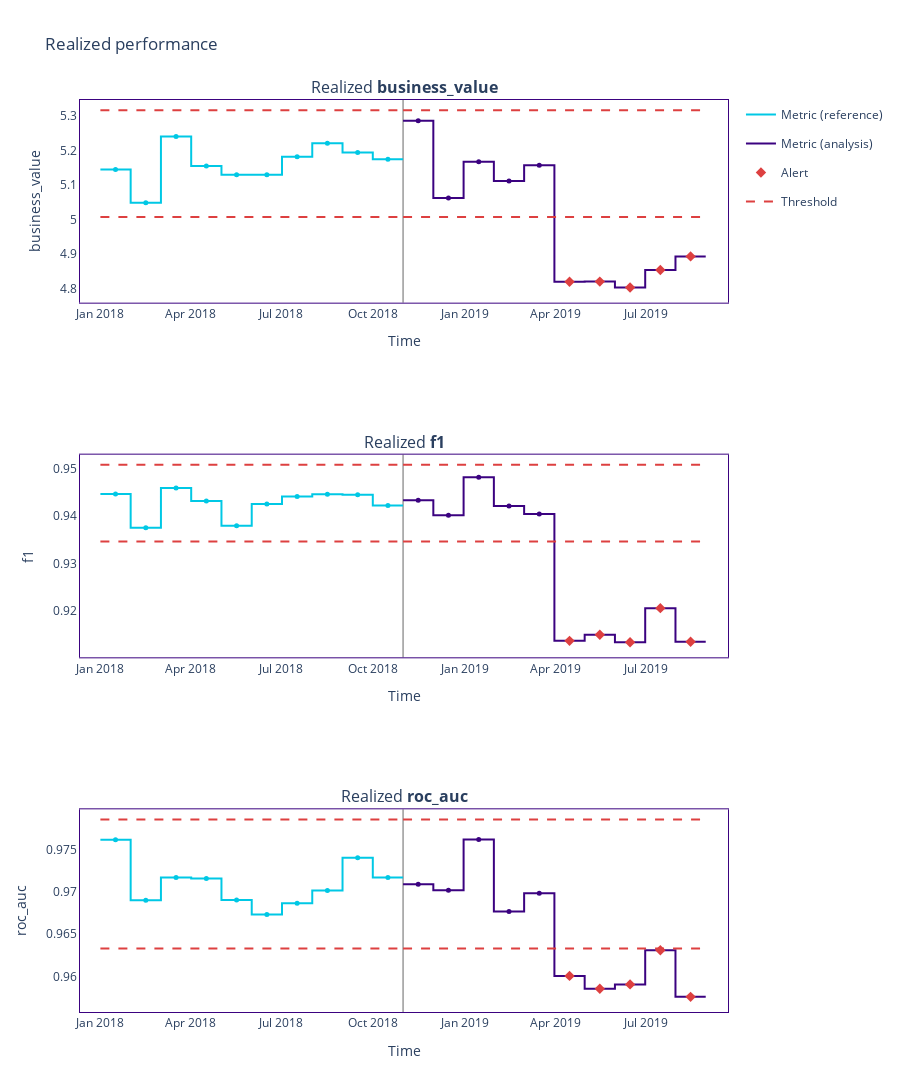

Write notebook code for a chart like this one.
### Code cell
figure = results.plot()
figure.show()

### Figure 1 — Plotly figure (JSON) as saved in the notebook; plotly's stock layout.template omitted (floating-point values rounded to 4 significant figures)
{"data": [{"hoverinfo": "skip", "legendgroup": "metric_reference", "line": {"color": "#00c8e5", "shape": "hv", "width": 2}, "mode": "lines", "name": "Metric (reference)", "showlegend": true, "type": "scatter", "x": ["2018-01-01T00:00:00", "2018-01-31T06:36:00", "2018-03-02T13:12:00", "2018-04-01T19:48:00", "2018-05-02T02:24:00", "2018-06-01T09:00:00", "2018-07-01T15:36:00", "2018-07-31T22:12:00", "2018-08-31T04:48:00", "2018-09-30T11:24:00", "2018-10-30T17:51:16.848000"], "xaxis": "x", "y": [5.145, 5.048, 5.241, 5.155, 5.13, 5.13, 5.182, 5.222, 5.195, 5.175, 5.175], "yaxis": "y"}, {"customdata": [["Realized <b>business_value</b>", "<b style=\"color:#00c8e5;line-height:60px\">Reference</b>", "", "[0:4999]", "From <b>Jan-01-2018</b> to <b>Jan-31-2018</b>", 5.145, 0.2145], ["Realized <b>business_value</b>", "<b style=\"color:#00c8e5;line-height:60px\">Reference</b>", "", "[5000:9999]", "From <b>Jan-31-2018</b> to <b>Mar-02-2018</b>", 5.048, 0.2145], ["Realized <b>business_value</b>", "<b style=\"color:#00c8e5;line-height:60px\">Reference</b>", "", "[10000:14999]", "From <b>Mar-02-2018</b> to <b>Apr-01-2018</b>", 5.241, 0.2145], ["Realized <b>business_value</b>", "<b style=\"color:#00c8e5;line-height:60px\">Reference</b>", "", "[15000:19999]", "From <b>Apr-01-2018</b> to <b>May-02-2018</b>", 5.155, 0.2145], ["Realized <b>business_value</b>", "<b style=\"color:#00c8e5;line-height:60px\">Reference</b>", "", "[20000:24999]", "From <b>May-02-2018</b> to <b>Jun-01-2018</b>", 5.13, 0.2145], ["Realized <b>business_value</b>", "<b style=\"color:#00c8e5;line-height:60px\">Reference</b>", "", "[25000:29999]", "From <b>Jun-01-2018</b> to <b>Jul-01-2018</b>", 5.13, 0.2145], ["Realized <b>business_value</b>", "<b style=\"color:#00c8e5;line-height:60px\">Reference</b>", "", "[30000:34999]", "From <b>Jul-01-2018</b> to <b>Jul-31-2018</b>", 5.182, 0.2145], ["Realized <b>business_value</b>", "<b style=\"color:#00c8e5;line-height:60px\">Reference</b>", "", "[35000:39999]", "From <b>Jul-31-2018</b> to <b>Aug-31-2018</b>", 5.222, 0.2145], ["Realized <b>business_value</b>", "<b style=\"color:#00c8e5;line-height:60px\">Reference</b>", "", "[40000:44999]", "From <b>Aug-31-2018</b> to <b>Sep-30-2018</b>", 5.195, 0.2145], ["Realized <b>business_value</b>", "<b style=\"color:#00c8e5;line-height:60px\">Reference</b>", "", "[45000:49999]", "From <b>Sep-30-2018</b> to <b>Oct-30-2018</b>", 5.175, 0.2145]], "hovertemplate": "%{customdata[1]} &nbsp; &nbsp; %{customdata[2]} <br />Chunk: <b>%{customdata[3]}</b> &nbsp; &nbsp; %{customdata[4]} <br />%{customdata[0]}: <b>%{customdata[5]}</b><br />Confidence band: +/- <b>%{customdata[6]}</b><br /><extra></extra>", "legendgroup": "metric_reference", "marker": {"color": "#00c8e5", "size": 5, "symbol": "circle"}, "mode": "markers", "name": "Metric (reference)", "showlegend": false, "type": "scatter", "x": ["2018-01-16T03:18:00", "2018-02-15T09:54:00", "2018-03-17T16:30:00", "2018-04-16T23:06:00", "2018-05-17T05:42:00", "2018-06-16T12:18:00", "2018-07-16T18:54:00", "2018-08-16T01:30:00", "2018-09-15T08:06:00", "2018-10-15T14:37:38.424000"], "xaxis": "x", "y": [5.145, 5.048, 5.241, 5.155, 5.13, 5.13, 5.182, 5.222, 5.195, 5.175, 5.175], "yaxis": "y"}, {"hoverinfo": "skip", "legendgroup": "metric_analysis", "line": {"color": "#3b0280", "shape": "hv", "width": 2}, "mode": "lines", "name": "Metric (analysis)", "showlegend": true, "type": "scatter", "x": ["2018-10-30T18:00:00", "2018-11-30T00:36:00", "2018-12-30T07:12:00", "2019-01-29T13:48:00", "2019-02-28T20:24:00", "2019-03-31T03:00:00", "2019-04-30T09:36:00", "2019-05-30T16:12:00", "2019-06-29T22:48:00", "2019-07-30T05:24:00", "2019-08-29T11:51:16.848000"], "xaxis": "x", "y": [5.287, 5.062, 5.168, 5.112, 5.157, 4.819, 4.82, 4.802, 4.853, 4.893, 4.893], "yaxis": "y"}, {"customdata": [["Realized <b>business_value</b>", "<b style=\"color:#3b0280;line-height:60px\">Analysis</b>", "", "[0:4999]", "From <b>Oct-30-2018</b> to <b>Nov-30-2018</b>", 5.287, 0.2145], ["Realized <b>business_value</b>", "<b style=\"color:#3b0280;line-height:60px\">Analysis</b>", "", "[5000:9999]", "From <b>Nov-30-2018</b> to <b>Dec-30-2018</b>", 5.062, 0.2145], ["Realized <b>business_value</b>", "<b style=\"color:#3b0280;line-height:60px\">Analysis</b>", "", "[10000:14999]", "From <b>Dec-30-2018</b> to <b>Jan-29-2019</b>", 5.168, 0.2145], ["Realized <b>business_value</b>", "<b style=\"color:#3b0280;line-height:60px\">Analysis</b>", "", "[15000:19999]", "From <b>Jan-29-2019</b> to <b>Feb-28-2019</b>", 5.112, 0.2145], ["Realized <b>business_value</b>", "<b style=\"color:#3b0280;line-height:60px\">Analysis</b>", "", "[20000:24999]", "From <b>Feb-28-2019</b> to <b>Mar-31-2019</b>", 5.157, 0.2145], ["Realized <b>business_value</b>", "<b style=\"color:#3b0280;line-height:60px\">Analysis</b>", "<span style=\"color:#AD0000\">⚠ <b>Drift detected</b></span>", "[25000:29999]", "From <b>Mar-31-2019</b> to <b>Apr-30-2019</b>", 4.819, 0.2145], ["Realized <b>business_value</b>", "<b style=\"color:#3b0280;line-height:60px\">Analysis</b>", "<span style=\"color:#AD0000\">⚠ <b>Drift detected</b></span>", "[30000:34999]", "From <b>Apr-30-2019</b> to <b>May-30-2019</b>", 4.82, 0.2145], ["Realized <b>business_value</b>", "<b style=\"color:#3b0280;line-height:60px\">Analysis</b>", "<span style=\"color:#AD0000\">⚠ <b>Drift detected</b></span>", "[35000:39999]", "From <b>May-30-2019</b> to <b>Jun-29-2019</b>", 4.802, 0.2145], ["Realized <b>business_value</b>", "<b style=\"color:#3b0280;line-height:60px\">Analysis</b>", "<span style=\"color:#AD0000\">⚠ <b>Drift detected</b></span>", "[40000:44999]", "From <b>Jun-29-2019</b> to <b>Jul-30-2019</b>", 4.853, 0.2145], ["Realized <b>business_value</b>", "<b style=\"color:#3b0280;line-height:60px\">Analysis</b>", "<span style=\"color:#AD0000\">⚠ <b>Drift detected</b></span>", "[45000:49999]", "From <b>Jul-30-2019</b> to <b>Aug-29-2019</b>", 4.893, 0.2145]], "hovertemplate": "%{customdata[1]} &nbsp; &nbsp; %{customdata[2]} <br />Chunk: <b>%{customdata[3]}</b> &nbsp; &nbsp; %{customdata[4]} <br />%{customdata[0]}: <b>%{customdata[5]}</b><br />Confidence band: +/- <b>%{customdata[6]}</b><br /><extra></extra>", "legendgroup": "metric_analysis", "marker": {"color": "#3b0280", "size": 5, "symbol": "circle"}, "mode": "markers", "name": "Metric (analysis)", "showlegend": false, "type": "scatter", "x": ["2018-11-14T21:18:00", "2018-12-15T03:54:00", "2019-01-14T10:30:00", "2019-02-13T17:06:00", "2019-03-15T23:42:00", "2019-04-15T06:18:00", "2019-05-15T12:54:00", "2019-06-14T19:30:00", "2019-07-15T02:06:00", "2019-08-14T08:37:38.424000"], "xaxis": "x", "y": [5.287, 5.062, 5.168, 5.112, 5.157, 4.819, 4.82, 4.802, 4.853, 4.893, 4.893], "yaxis": "y"}, {"hoverinfo": "skip", "legendgroup": "alert", "marker": {"color": "#DD4040", "size": 8, "symbol": "diamond"}, "mode": "markers", "name": "Alert", "showlegend": true, "type": "scatter", "x": ["2019-04-15T06:18:00", "2019-05-15T12:54:00", "2019-06-14T19:30:00", "2019-07-15T02:06:00", "2019-08-14T08:37:38.424000"], "xaxis": "x", "y": [4.819, 4.82, 4.802, 4.853, 4.893], "yaxis": "y"}, {"hoverinfo": "skip", "legendgroup": "thresh", "line": {"color": "#DD4040", "dash": "dash", "width": 2}, "mode": "lines", "name": "Threshold", "showlegend": true, "type": "scatter", "x": ["2018-01-01T00:00:00", "2018-01-31T06:36:00", "2018-03-02T13:12:00", "2018-04-01T19:48:00", "2018-05-02T02:24:00", "2018-06-01T09:00:00", "2018-07-01T15:36:00", "2018-07-31T22:12:00", "2018-08-31T04:48:00", "2018-09-30T11:24:00", "2018-10-30T17:51:16.848000"], "xaxis": "x", "y": [5.318, 5.318, 5.318, 5.318, 5.318, 5.318, 5.318, 5.318, 5.318, 5.318, 5.318], "yaxis": "y"}, {"hoverinfo": "skip", "legendgroup": "thresh", "line": {"color": "#DD4040", "dash": "dash", "width": 2}, "mode": "lines", "name": "Threshold", "showlegend": false, "type": "scatter", "x": ["2018-01-01T00:00:00", "2018-01-31T06:36:00", "2018-03-02T13:12:00", "2018-04-01T19:48:00", "2018-05-02T02:24:00", "2018-06-01T09:00:00", "2018-07-01T15:36:00", "2018-07-31T22:12:00", "2018-08-31T04:48:00", "2018-09-30T11:24:00", "2018-10-30T17:51:16.848000"], "xaxis": "x", "y": [5.007, 5.007, 5.007, 5.007, 5.007, 5.007, 5.007, 5.007, 5.007, 5.007, 5.007], "yaxis": "y"}, {"hoverinfo": "skip", "legendgroup": "thresh", "line": {"color": "#DD4040", "dash": "dash", "width": 2}, "mode": "lines", "name": "Threshold", "showlegend": false, "type": "scatter", "x": ["2018-10-30T18:00:00", "2018-11-30T00:36:00", "2018-12-30T07:12:00", "2019-01-29T13:48:00", "2019-02-28T20:24:00", "2019-03-31T03:00:00", "2019-04-30T09:36:00", "2019-05-30T16:12:00", "2019-06-29T22:48:00", "2019-07-30T05:24:00", "2019-08-29T11:51:16.848000"], "xaxis": "x", "y": [5.318, 5.318, 5.318, 5.318, 5.318, 5.318, 5.318, 5.318, 5.318, 5.318, 5.318], "yaxis": "y"}, {"hoverinfo": "skip", "legendgroup": "thresh", "line": {"color": "#DD4040", "dash": "dash", "width": 2}, "mode": "lines", "name": "Threshold", "showlegend": false, "type": "scatter", "x": ["2018-10-30T18:00:00", "2018-11-30T00:36:00", "2018-12-30T07:12:00", "2019-01-29T13:48:00", "2019-02-28T20:24:00", "2019-03-31T03:00:00", "2019-04-30T09:36:00", "2019-05-30T16:12:00", "2019-06-29T22:48:00", "2019-07-30T05:24:00", "2019-08-29T11:51:16.848000"], "xaxis": "x", "y": [5.007, 5.007, 5.007, 5.007, 5.007, 5.007, 5.007, 5.007, 5.007, 5.007, 5.007], "yaxis": "y"}, {"hoverinfo": "skip", "legendgroup": "metric_reference", "line": {"color": "#00c8e5", "shape": "hv", "width": 2}, "mode": "lines", "name": "Metric (reference)", "showlegend": false, "type": "scatter", "x": ["2018-01-01T00:00:00", "2018-01-31T06:36:00", "2018-03-02T13:12:00", "2018-04-01T19:48:00", "2018-05-02T02:24:00", "2018-06-01T09:00:00", "2018-07-01T15:36:00", "2018-07-31T22:12:00", "2018-08-31T04:48:00", "2018-09-30T11:24:00", "2018-10-30T17:51:16.848000"], "xaxis": "x2", "y": [0.9447, 0.9376, 0.946, 0.9432, 0.938, 0.9426, 0.9441, 0.9446, 0.9445, 0.9422, 0.9422], "yaxis": "y2"}, {"customdata": [["Realized <b>f1</b>", "<b style=\"color:#00c8e5;line-height:60px\">Reference</b>", "", "[0:4999]", "From <b>Jan-01-2018</b> to <b>Jan-31-2018</b>", 0.9447, 0.0193], ["Realized <b>f1</b>", "<b style=\"color:#00c8e5;line-height:60px\">Reference</b>", "", "[5000:9999]", "From <b>Jan-31-2018</b> to <b>Mar-02-2018</b>", 0.9376, 0.0193], ["Realized <b>f1</b>", "<b style=\"color:#00c8e5;line-height:60px\">Reference</b>", "", "[10000:14999]", "From <b>Mar-02-2018</b> to <b>Apr-01-2018</b>", 0.946, 0.0193], ["Realized <b>f1</b>", "<b style=\"color:#00c8e5;line-height:60px\">Reference</b>", "", "[15000:19999]", "From <b>Apr-01-2018</b> to <b>May-02-2018</b>", 0.9432, 0.0193], ["Realized <b>f1</b>", "<b style=\"color:#00c8e5;line-height:60px\">Reference</b>", "", "[20000:24999]", "From <b>May-02-2018</b> to <b>Jun-01-2018</b>", 0.938, 0.0193], ["Realized <b>f1</b>", "<b style=\"color:#00c8e5;line-height:60px\">Reference</b>", "", "[25000:29999]", "From <b>Jun-01-2018</b> to <b>Jul-01-2018</b>", 0.9426, 0.0193], ["Realized <b>f1</b>", "<b style=\"color:#00c8e5;line-height:60px\">Reference</b>", "", "[30000:34999]", "From <b>Jul-01-2018</b> to <b>Jul-31-2018</b>", 0.9441, 0.0193], ["Realized <b>f1</b>", "<b style=\"color:#00c8e5;line-height:60px\">Reference</b>", "", "[35000:39999]", "From <b>Jul-31-2018</b> to <b>Aug-31-2018</b>", 0.9446, 0.0193], ["Realized <b>f1</b>", "<b style=\"color:#00c8e5;line-height:60px\">Reference</b>", "", "[40000:44999]", "From <b>Aug-31-2018</b> to <b>Sep-30-2018</b>", 0.9445, 0.0193], ["Realized <b>f1</b>", "<b style=\"color:#00c8e5;line-height:60px\">Reference</b>", "", "[45000:49999]", "From <b>Sep-30-2018</b> to <b>Oct-30-2018</b>", 0.9422, 0.0193]], "hovertemplate": "%{customdata[1]} &nbsp; &nbsp; %{customdata[2]} <br />Chunk: <b>%{customdata[3]}</b> &nbsp; &nbsp; %{customdata[4]} <br />%{customdata[0]}: <b>%{customdata[5]}</b><br />Confidence band: +/- <b>%{customdata[6]}</b><br /><extra></extra>", "legendgroup": "metric_reference", "marker": {"color": "#00c8e5", "size": 5, "symbol": "circle"}, "mode": "markers", "name": "Metric (reference)", "showlegend": false, "type": "scatter", "x": ["2018-01-16T03:18:00", "2018-02-15T09:54:00", "2018-03-17T16:30:00", "2018-04-16T23:06:00", "2018-05-17T05:42:00", "2018-06-16T12:18:00", "2018-07-16T18:54:00", "2018-08-16T01:30:00", "2018-09-15T08:06:00", "2018-10-15T14:37:38.424000"], "xaxis": "x2", "y": [0.9447, 0.9376, 0.946, 0.9432, 0.938, 0.9426, 0.9441, 0.9446, 0.9445, 0.9422, 0.9422], "yaxis": "y2"}, {"hoverinfo": "skip", "legendgroup": "metric_analysis", "line": {"color": "#3b0280", "shape": "hv", "width": 2}, "mode": "lines", "name": "Metric (analysis)", "showlegend": false, "type": "scatter", "x": ["2018-10-30T18:00:00", "2018-11-30T00:36:00", "2018-12-30T07:12:00", "2019-01-29T13:48:00", "2019-02-28T20:24:00", "2019-03-31T03:00:00", "2019-04-30T09:36:00", "2019-05-30T16:12:00", "2019-06-29T22:48:00", "2019-07-30T05:24:00", "2019-08-29T11:51:16.848000"], "xaxis": "x2", "y": [0.9433, 0.9402, 0.9482, 0.9421, 0.9405, 0.9137, 0.915, 0.9134, 0.9206, 0.9135, 0.9135], "yaxis": "y2"}, {"customdata": [["Realized <b>f1</b>", "<b style=\"color:#3b0280;line-height:60px\">Analysis</b>", "", "[0:4999]", "From <b>Oct-30-2018</b> to <b>Nov-30-2018</b>", 0.9433, 0.0193], ["Realized <b>f1</b>", "<b style=\"color:#3b0280;line-height:60px\">Analysis</b>", "", "[5000:9999]", "From <b>Nov-30-2018</b> to <b>Dec-30-2018</b>", 0.9402, 0.0193], ["Realized <b>f1</b>", "<b style=\"color:#3b0280;line-height:60px\">Analysis</b>", "", "[10000:14999]", "From <b>Dec-30-2018</b> to <b>Jan-29-2019</b>", 0.9482, 0.0193], ["Realized <b>f1</b>", "<b style=\"color:#3b0280;line-height:60px\">Analysis</b>", "", "[15000:19999]", "From <b>Jan-29-2019</b> to <b>Feb-28-2019</b>", 0.9421, 0.0193], ["Realized <b>f1</b>", "<b style=\"color:#3b0280;line-height:60px\">Analysis</b>", "", "[20000:24999]", "From <b>Feb-28-2019</b> to <b>Mar-31-2019</b>", 0.9405, 0.0193], ["Realized <b>f1</b>", "<b style=\"color:#3b0280;line-height:60px\">Analysis</b>", "<span style=\"color:#AD0000\">⚠ <b>Drift detected</b></span>", "[25000:29999]", "From <b>Mar-31-2019</b> to <b>Apr-30-2019</b>", 0.9137, 0.0193], ["Realized <b>f1</b>", "<b style=\"color:#3b0280;line-height:60px\">Analysis</b>", "<span style=\"color:#AD0000\">⚠ <b>Drift detected</b></span>", "[30000:34999]", "From <b>Apr-30-2019</b> to <b>May-30-2019</b>", 0.915, 0.0193], ["Realized <b>f1</b>", "<b style=\"color:#3b0280;line-height:60px\">Analysis</b>", "<span style=\"color:#AD0000\">⚠ <b>Drift detected</b></span>", "[35000:39999]", "From <b>May-30-2019</b> to <b>Jun-29-2019</b>", 0.9134, 0.0193], ["Realized <b>f1</b>", "<b style=\"color:#3b0280;line-height:60px\">Analysis</b>", "<span style=\"color:#AD0000\">⚠ <b>Drift detected</b></span>", "[40000:44999]", "From <b>Jun-29-2019</b> to <b>Jul-30-2019</b>", 0.9206, 0.0193], ["Realized <b>f1</b>", "<b style=\"color:#3b0280;line-height:60px\">Analysis</b>", "<span style=\"color:#AD0000\">⚠ <b>Drift detected</b></span>", "[45000:49999]", "From <b>Jul-30-2019</b> to <b>Aug-29-2019</b>", 0.9135, 0.0193]], "hovertemplate": "%{customdata[1]} &nbsp; &nbsp; %{customdata[2]} <br />Chunk: <b>%{customdata[3]}</b> &nbsp; &nbsp; %{customdata[4]} <br />%{customdata[0]}: <b>%{customdata[5]}</b><br />Confidence band: +/- <b>%{customdata[6]}</b><br /><extra></extra>", "legendgroup": "metric_analysis", "marker": {"color": "#3b0280", "size": 5, "symbol": "circle"}, "mode": "markers", "name": "Metric (analysis)", "showlegend": false, "type": "scatter", "x": ["2018-11-14T21:18:00", "2018-12-15T03:54:00", "2019-01-14T10:30:00", "2019-02-13T17:06:00", "2019-03-15T23:42:00", "2019-04-15T06:18:00", "2019-05-15T12:54:00", "2019-06-14T19:30:00", "2019-07-15T02:06:00", "2019-08-14T08:37:38.424000"], "xaxis": "x2", "y": [0.9433, 0.9402, 0.9482, 0.9421, 0.9405, 0.9137, 0.915, 0.9134, 0.9206, 0.9135, 0.9135], "yaxis": "y2"}, {"hoverinfo": "skip", "legendgroup": "alert", "marker": {"color": "#DD4040", "size": 8, "symbol": "diamond"}, "mode": "markers", "name": "Alert", "showlegend": false, "type": "scatter", "x": ["2019-04-15T06:18:00", "2019-05-15T12:54:00", "2019-06-14T19:30:00", "2019-07-15T02:06:00", "2019-08-14T08:37:38.424000"], "xaxis": "x2", "y": [0.9137, 0.915, 0.9134, 0.9206, 0.9135], "yaxis": "y2"}, {"hoverinfo": "skip", "legendgroup": "thresh", "line": {"color": "#DD4040", "dash": "dash", "width": 2}, "mode": "lines", "name": "Threshold", "showlegend": false, "type": "scatter", "x": ["2018-01-01T00:00:00", "2018-01-31T06:36:00", "2018-03-02T13:12:00", "2018-04-01T19:48:00", "2018-05-02T02:24:00", "2018-06-01T09:00:00", "2018-07-01T15:36:00", "2018-07-31T22:12:00", "2018-08-31T04:48:00", "2018-09-30T11:24:00", "2018-10-30T17:51:16.848000"], "xaxis": "x2", "y": [0.9509, 0.9509, 0.9509, 0.9509, 0.9509, 0.9509, 0.9509, 0.9509, 0.9509, 0.9509, 0.9509], "yaxis": "y2"}, {"hoverinfo": "skip", "legendgroup": "thresh", "line": {"color": "#DD4040", "dash": "dash", "width": 2}, "mode": "lines", "name": "Threshold", "showlegend": false, "type": "scatter", "x": ["2018-01-01T00:00:00", "2018-01-31T06:36:00", "2018-03-02T13:12:00", "2018-04-01T19:48:00", "2018-05-02T02:24:00", "2018-06-01T09:00:00", "2018-07-01T15:36:00", "2018-07-31T22:12:00", "2018-08-31T04:48:00", "2018-09-30T11:24:00", "2018-10-30T17:51:16.848000"], "xaxis": "x2", "y": [0.9347, 0.9347, 0.9347, 0.9347, 0.9347, 0.9347, 0.9347, 0.9347, 0.9347, 0.9347, 0.9347], "yaxis": "y2"}, {"hoverinfo": "skip", "legendgroup": "thresh", "line": {"color": "#DD4040", "dash": "dash", "width": 2}, "mode": "lines", "name": "Threshold", "showlegend": false, "type": "scatter", "x": ["2018-10-30T18:00:00", "2018-11-30T00:36:00", "2018-12-30T07:12:00", "2019-01-29T13:48:00", "2019-02-28T20:24:00", "2019-03-31T03:00:00", "2019-04-30T09:36:00", "2019-05-30T16:12:00", "2019-06-29T22:48:00", "2019-07-30T05:24:00", "2019-08-29T11:51:16.848000"], "xaxis": "x2", "y": [0.9509, 0.9509, 0.9509, 0.9509, 0.9509, 0.9509, 0.9509, 0.9509, 0.9509, 0.9509, 0.9509], "yaxis": "y2"}, {"hoverinfo": "skip", "legendgroup": "thresh", "line": {"color": "#DD4040", "dash": "dash", "width": 2}, "mode": "lines", "name": "Threshold", "showlegend": false, "type": "scatter", "x": ["2018-10-30T18:00:00", "2018-11-30T00:36:00", "2018-12-30T07:12:00", "2019-01-29T13:48:00", "2019-02-28T20:24:00", "2019-03-31T03:00:00", "2019-04-30T09:36:00", "2019-05-30T16:12:00", "2019-06-29T22:48:00", "2019-07-30T05:24:00", "2019-08-29T11:51:16.848000"], "xaxis": "x2", "y": [0.9347, 0.9347, 0.9347, 0.9347, 0.9347, 0.9347, 0.9347, 0.9347, 0.9347, 0.9347, 0.9347], "yaxis": "y2"}, {"hoverinfo": "skip", "legendgroup": "metric_reference", "line": {"color": "#00c8e5", "shape": "hv", "width": 2}, "mode": "lines", "name": "Metric (reference)", "showlegend": false, "type": "scatter", "x": ["2018-01-01T00:00:00", "2018-01-31T06:36:00", "2018-03-02T13:12:00", "2018-04-01T19:48:00", "2018-05-02T02:24:00", "2018-06-01T09:00:00", "2018-07-01T15:36:00", "2018-07-31T22:12:00", "2018-08-31T04:48:00", "2018-09-30T11:24:00", "2018-10-30T17:51:16.848000"], "xaxis": "x3", "y": [0.9763, 0.969, 0.9717, 0.9716, 0.9691, 0.9674, 0.9687, 0.9702, 0.9741, 0.9718, 0.9718], "yaxis": "y3"}, {"customdata": [["Realized <b>roc_auc</b>", "<b style=\"color:#00c8e5;line-height:60px\">Reference</b>", "", "[0:4999]", "From <b>Jan-01-2018</b> to <b>Jan-31-2018</b>", 0.9763, 0.0054], ["Realized <b>roc_auc</b>", "<b style=\"color:#00c8e5;line-height:60px\">Reference</b>", "", "[5000:9999]", "From <b>Jan-31-2018</b> to <b>Mar-02-2018</b>", 0.969, 0.0054], ["Realized <b>roc_auc</b>", "<b style=\"color:#00c8e5;line-height:60px\">Reference</b>", "", "[10000:14999]", "From <b>Mar-02-2018</b> to <b>Apr-01-2018</b>", 0.9717, 0.0054], ["Realized <b>roc_auc</b>", "<b style=\"color:#00c8e5;line-height:60px\">Reference</b>", "", "[15000:19999]", "From <b>Apr-01-2018</b> to <b>May-02-2018</b>", 0.9716, 0.0054], ["Realized <b>roc_auc</b>", "<b style=\"color:#00c8e5;line-height:60px\">Reference</b>", "", "[20000:24999]", "From <b>May-02-2018</b> to <b>Jun-01-2018</b>", 0.9691, 0.0054], ["Realized <b>roc_auc</b>", "<b style=\"color:#00c8e5;line-height:60px\">Reference</b>", "", "[25000:29999]", "From <b>Jun-01-2018</b> to <b>Jul-01-2018</b>", 0.9674, 0.0054], ["Realized <b>roc_auc</b>", "<b style=\"color:#00c8e5;line-height:60px\">Reference</b>", "", "[30000:34999]", "From <b>Jul-01-2018</b> to <b>Jul-31-2018</b>", 0.9687, 0.0054], ["Realized <b>roc_auc</b>", "<b style=\"color:#00c8e5;line-height:60px\">Reference</b>", "", "[35000:39999]", "From <b>Jul-31-2018</b> to <b>Aug-31-2018</b>", 0.9702, 0.0054], ["Realized <b>roc_auc</b>", "<b style=\"color:#00c8e5;line-height:60px\">Reference</b>", "", "[40000:44999]", "From <b>Aug-31-2018</b> to <b>Sep-30-2018</b>", 0.9741, 0.0054], ["Realized <b>roc_auc</b>", "<b style=\"color:#00c8e5;line-height:60px\">Reference</b>", "", "[45000:49999]", "From <b>Sep-30-2018</b> to <b>Oct-30-2018</b>", 0.9718, 0.0054]], "hovertemplate": "%{customdata[1]} &nbsp; &nbsp; %{customdata[2]} <br />Chunk: <b>%{customdata[3]}</b> &nbsp; &nbsp; %{customdata[4]} <br />%{customdata[0]}: <b>%{customdata[5]}</b><br />Confidence band: +/- <b>%{customdata[6]}</b><br /><extra></extra>", "legendgroup": "metric_reference", "marker": {"color": "#00c8e5", "size": 5, "symbol": "circle"}, "mode": "markers", "name": "Metric (reference)", "showlegend": false, "type": "scatter", "x": ["2018-01-16T03:18:00", "2018-02-15T09:54:00", "2018-03-17T16:30:00", "2018-04-16T23:06:00", "2018-05-17T05:42:00", "2018-06-16T12:18:00", "2018-07-16T18:54:00", "2018-08-16T01:30:00", "2018-09-15T08:06:00", "2018-10-15T14:37:38.424000"], "xaxis": "x3", "y": [0.9763, 0.969, 0.9717, 0.9716, 0.9691, 0.9674, 0.9687, 0.9702, 0.9741, 0.9718, 0.9718], "yaxis": "y3"}, {"hoverinfo": "skip", "legendgroup": "metric_analysis", "line": {"color": "#3b0280", "shape": "hv", "width": 2}, "mode": "lines", "name": "Metric (analysis)", "showlegend": false, "type": "scatter", "x": ["2018-10-30T18:00:00", "2018-11-30T00:36:00", "2018-12-30T07:12:00", "2019-01-29T13:48:00", "2019-02-28T20:24:00", "2019-03-31T03:00:00", "2019-04-30T09:36:00", "2019-05-30T16:12:00", "2019-06-29T22:48:00", "2019-07-30T05:24:00", "2019-08-29T11:51:16.848000"], "xaxis": "x3", "y": [0.971, 0.9702, 0.9763, 0.9677, 0.9699, 0.96, 0.9585, 0.959, 0.9631, 0.9576, 0.9576], "yaxis": "y3"}, {"customdata": [["Realized <b>roc_auc</b>", "<b style=\"color:#3b0280;line-height:60px\">Analysis</b>", "", "[0:4999]", "From <b>Oct-30-2018</b> to <b>Nov-30-2018</b>", 0.971, 0.0054], ["Realized <b>roc_auc</b>", "<b style=\"color:#3b0280;line-height:60px\">Analysis</b>", "", "[5000:9999]", "From <b>Nov-30-2018</b> to <b>Dec-30-2018</b>", 0.9702, 0.0054], ["Realized <b>roc_auc</b>", "<b style=\"color:#3b0280;line-height:60px\">Analysis</b>", "", "[10000:14999]", "From <b>Dec-30-2018</b> to <b>Jan-29-2019</b>", 0.9763, 0.0054], ["Realized <b>roc_auc</b>", "<b style=\"color:#3b0280;line-height:60px\">Analysis</b>", "", "[15000:19999]", "From <b>Jan-29-2019</b> to <b>Feb-28-2019</b>", 0.9677, 0.0054], ["Realized <b>roc_auc</b>", "<b style=\"color:#3b0280;line-height:60px\">Analysis</b>", "", "[20000:24999]", "From <b>Feb-28-2019</b> to <b>Mar-31-2019</b>", 0.9699, 0.0054], ["Realized <b>roc_auc</b>", "<b style=\"color:#3b0280;line-height:60px\">Analysis</b>", "<span style=\"color:#AD0000\">⚠ <b>Drift detected</b></span>", "[25000:29999]", "From <b>Mar-31-2019</b> to <b>Apr-30-2019</b>", 0.96, 0.0054], ["Realized <b>roc_auc</b>", "<b style=\"color:#3b0280;line-height:60px\">Analysis</b>", "<span style=\"color:#AD0000\">⚠ <b>Drift detected</b></span>", "[30000:34999]", "From <b>Apr-30-2019</b> to <b>May-30-2019</b>", 0.9585, 0.0054], ["Realized <b>roc_auc</b>", "<b style=\"color:#3b0280;line-height:60px\">Analysis</b>", "<span style=\"color:#AD0000\">⚠ <b>Drift detected</b></span>", "[35000:39999]", "From <b>May-30-2019</b> to <b>Jun-29-2019</b>", 0.959, 0.0054], ["Realized <b>roc_auc</b>", "<b style=\"color:#3b0280;line-height:60px\">Analysis</b>", "<span style=\"color:#AD0000\">⚠ <b>Drift detected</b></span>", "[40000:44999]", "From <b>Jun-29-2019</b> to <b>Jul-30-2019</b>", 0.9631, 0.0054], ["Realized <b>roc_auc</b>", "<b style=\"color:#3b0280;line-height:60px\">Analysis</b>", "<span style=\"color:#AD0000\">⚠ <b>Drift detected</b></span>", "[45000:49999]", "From <b>Jul-30-2019</b> to <b>Aug-29-2019</b>", 0.9576, 0.0054]], "hovertemplate": "%{customdata[1]} &nbsp; &nbsp; %{customdata[2]} <br />Chunk: <b>%{customdata[3]}</b> &nbsp; &nbsp; %{customdata[4]} <br />%{customdata[0]}: <b>%{customdata[5]}</b><br />Confidence band: +/- <b>%{customdata[6]}</b><br /><extra></extra>", "legendgroup": "metric_analysis", "marker": {"color": "#3b0280", "size": 5, "symbol": "circle"}, "mode": "markers", "name": "Metric (analysis)", "showlegend": false, "type": "scatter", "x": ["2018-11-14T21:18:00", "2018-12-15T03:54:00", "2019-01-14T10:30:00", "2019-02-13T17:06:00", "2019-03-15T23:42:00", "2019-04-15T06:18:00", "2019-05-15T12:54:00", "2019-06-14T19:30:00", "2019-07-15T02:06:00", "2019-08-14T08:37:38.424000"], "xaxis": "x3", "y": [0.971, 0.9702, 0.9763, 0.9677, 0.9699, 0.96, 0.9585, 0.959, 0.9631, 0.9576, 0.9576], "yaxis": "y3"}, {"hoverinfo": "skip", "legendgroup": "alert", "marker": {"color": "#DD4040", "size": 8, "symbol": "diamond"}, "mode": "markers", "name": "Alert", "showlegend": false, "type": "scatter", "x": ["2019-04-15T06:18:00", "2019-05-15T12:54:00", "2019-06-14T19:30:00", "2019-07-15T02:06:00", "2019-08-14T08:37:38.424000"], "xaxis": "x3", "y": [0.96, 0.9585, 0.959, 0.9631, 0.9576], "yaxis": "y3"}, {"hoverinfo": "skip", "legendgroup": "thresh", "line": {"color": "#DD4040", "dash": "dash", "width": 2}, "mode": "lines", "name": "Threshold", "showlegend": false, "type": "scatter", "x": ["2018-01-01T00:00:00", "2018-01-31T06:36:00", "2018-03-02T13:12:00", "2018-04-01T19:48:00", "2018-05-02T02:24:00", "2018-06-01T09:00:00", "2018-07-01T15:36:00", "2018-07-31T22:12:00", "2018-08-31T04:48:00", "2018-09-30T11:24:00", "2018-10-30T17:51:16.848000"], "xaxis": "x3", "y": [0.9787, 0.9787, 0.9787, 0.9787, 0.9787, 0.9787, 0.9787, 0.9787, 0.9787, 0.9787, 0.9787], "yaxis": "y3"}, {"hoverinfo": "skip", "legendgroup": "thresh", "line": {"color": "#DD4040", "dash": "dash", "width": 2}, "mode": "lines", "name": "Threshold", "showlegend": false, "type": "scatter", "x": ["2018-01-01T00:00:00", "2018-01-31T06:36:00", "2018-03-02T13:12:00", "2018-04-01T19:48:00", "2018-05-02T02:24:00", "2018-06-01T09:00:00", "2018-07-01T15:36:00", "2018-07-31T22:12:00", "2018-08-31T04:48:00", "2018-09-30T11:24:00", "2018-10-30T17:51:16.848000"], "xaxis": "x3", "y": [0.9633, 0.9633, 0.9633, 0.9633, 0.9633, 0.9633, 0.9633, 0.9633, 0.9633, 0.9633, 0.9633], "yaxis": "y3"}, {"hoverinfo": "skip", "legendgroup": "thresh", "line": {"color": "#DD4040", "dash": "dash", "width": 2}, "mode": "lines", "name": "Threshold", "showlegend": false, "type": "scatter", "x": ["2018-10-30T18:00:00", "2018-11-30T00:36:00", "2018-12-30T07:12:00", "2019-01-29T13:48:00", "2019-02-28T20:24:00", "2019-03-31T03:00:00", "2019-04-30T09:36:00", "2019-05-30T16:12:00", "2019-06-29T22:48:00", "2019-07-30T05:24:00", "2019-08-29T11:51:16.848000"], "xaxis": "x3", "y": [0.9787, 0.9787, 0.9787, 0.9787, 0.9787, 0.9787, 0.9787, 0.9787, 0.9787, 0.9787, 0.9787], "yaxis": "y3"}, {"hoverinfo": "skip", "legendgroup": "thresh", "line": {"color": "#DD4040", "dash": "dash", "width": 2}, "mode": "lines", "name": "Threshold", "showlegend": false, "type": "scatter", "x": ["2018-10-30T18:00:00", "2018-11-30T00:36:00", "2018-12-30T07:12:00", "2019-01-29T13:48:00", "2019-02-28T20:24:00", "2019-03-31T03:00:00", "2019-04-30T09:36:00", "2019-05-30T16:12:00", "2019-06-29T22:48:00", "2019-07-30T05:24:00", "2019-08-29T11:51:16.848000"], "xaxis": "x3", "y": [0.9633, 0.9633, 0.9633, 0.9633, 0.9633, 0.9633, 0.9633, 0.9633, 0.9633, 0.9633, 0.9633], "yaxis": "y3"}], "layout": {"annotations": [{"font": {"size": 16}, "showarrow": false, "text": "Realized <b>business_value</b>", "x": 0.5, "xanchor": "center", "xref": "paper", "y": 1, "yanchor": "bottom", "yref": "paper"}, {"font": {"size": 16}, "showarrow": false, "text": "Realized <b>f1</b>", "x": 0.5, "xanchor": "center", "xref": "paper", "y": 0.6111, "yanchor": "bottom", "yref": "paper"}, {"font": {"size": 16}, "showarrow": false, "text": "Realized <b>roc_auc</b>", "x": 0.5, "xanchor": "center", "xref": "paper", "y": 0.2222, "yanchor": "bottom", "yref": "paper"}], "height": 1500, "hoverlabel": {"bgcolor": "white", "font": {"size": 14}}, "legend": {"itemclick": false, "itemdoubleclick": false, "traceorder": "grouped"}, "paper_bgcolor": "rgba(255,255,255,1)", "plot_bgcolor": "rgba(255,255,255,1)", "shapes": [{"layer": "below", "line": {"color": "#666666", "width": 1}, "type": "line", "x0": "2018-10-30T18:00:00", "x1": "2018-10-30T18:00:00", "xref": "x", "y0": 0, "y1": 1, "yref": "y domain"}, {"layer": "below", "line": {"color": "#666666", "width": 1}, "type": "line", "x0": "2018-10-30T18:00:00", "x1": "2018-10-30T18:00:00", "xref": "x2", "y0": 0, "y1": 1, "yref": "y2 domain"}, {"layer": "below", "line": {"color": "#666666", "width": 1}, "type": "line", "x0": "2018-10-30T18:00:00", "x1": "2018-10-30T18:00:00", "xref": "x3", "y0": 0, "y1": 1, "yref": "y3 domain"}], "title": {"text": "Realized performance"}, "xaxis": {"anchor": "y", "domain": [0, 1], "linecolor": "#3b0280", "matches": "x", "mirror": true, "showgrid": false, "showticklabels": true, "title": {"text": "Time"}, "zeroline": false}, "xaxis2": {"anchor": "y2", "domain": [0, 1], "linecolor": "#3b0280", "matches": "x", "mirror": true, "showgrid": false, "showticklabels": true, "title": {"text": "Time"}, "zeroline": false}, "xaxis3": {"anchor": "y3", "domain": [0, 1], "linecolor": "#3b0280", "matches": "x", "mirror": true, "showgrid": false, "showticklabels": true, "title": {"text": "Time"}, "zeroline": false}, "yaxis": {"anchor": "x", "domain": [0.7778, 1], "linecolor": "#3b0280", "mirror": true, "showgrid": false, "title": {"text": "business_value"}, "zeroline": false}, "yaxis2": {"anchor": "x2", "domain": [0.3889, 0.6111], "linecolor": "#3b0280", "mirror": true, "showgrid": false, "title": {"text": "f1"}, "zeroline": false}, "yaxis3": {"anchor": "x3", "domain": [0, 0.2222], "linecolor": "#3b0280", "mirror": true, "showgrid": false, "title": {"text": "roc_auc"}, "zeroline": false}}}
